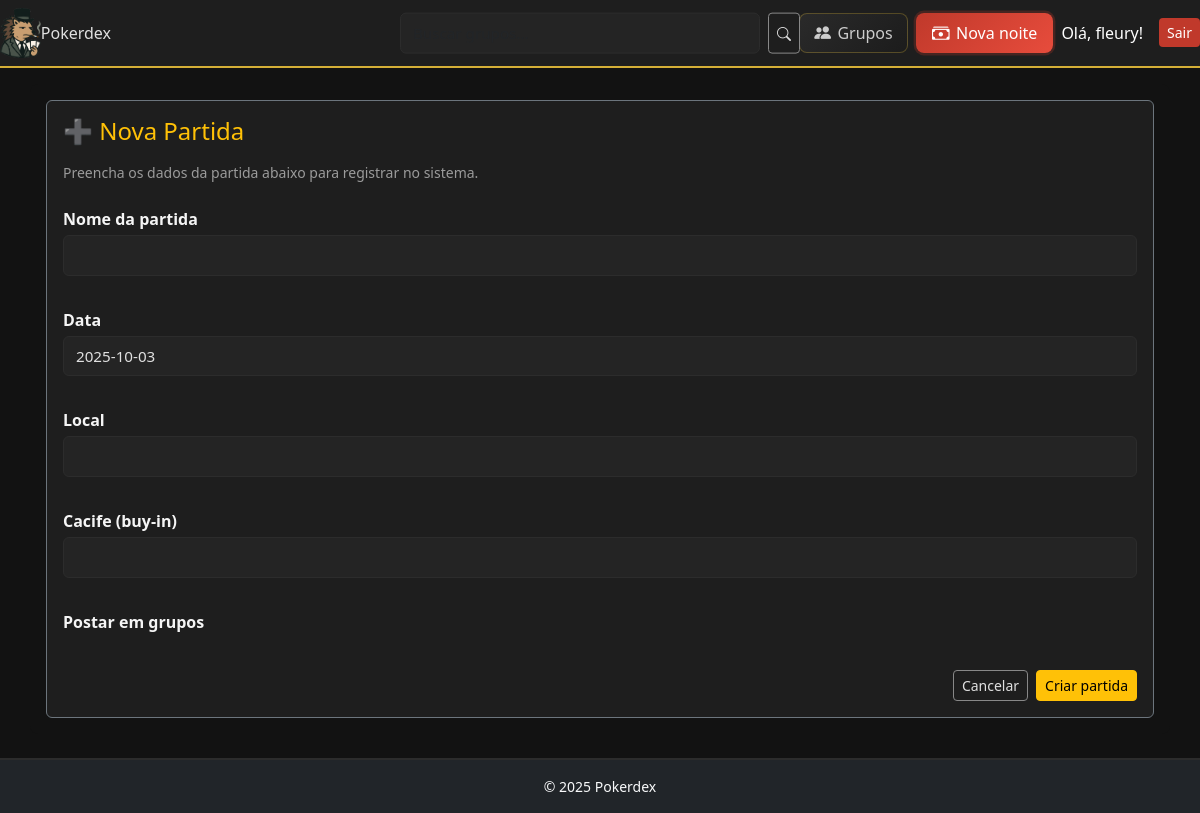
Before: /create/game (signed in) with the older database file.
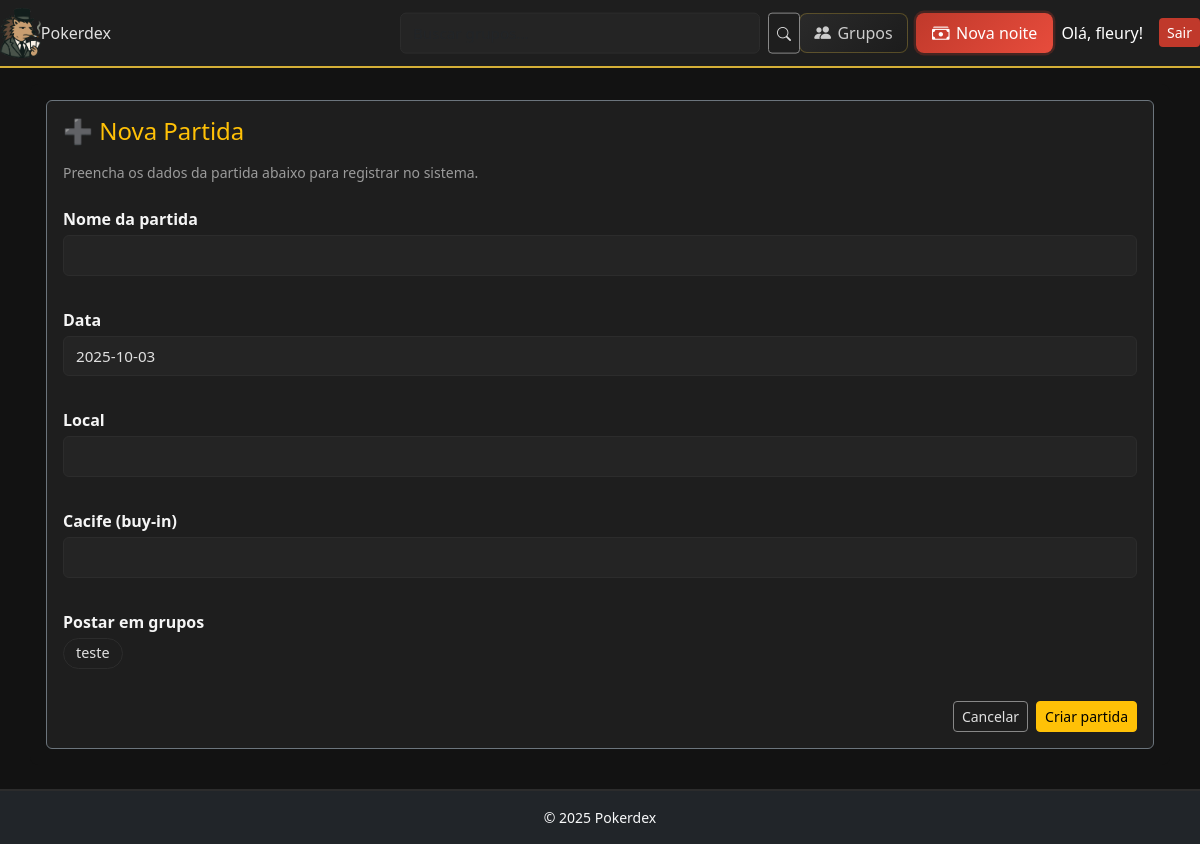
After: the same page with the newer database file.
### core/models.py (models this page shows, shortened)
class Group(models.Model):
    name = models.CharField(max_length=120, unique=True)
    slug = models.SlugField(max_length=140, unique=True, blank=False)
    description = models.TextField(blank=True)
    created_by = models.ForeignKey(User, on_delete=models.PROTECT, related_name="groups_created")
    created_at = models.DateTimeField(default=timezone.now)
    class Meta:
        ordering = ["name"]
    def __str__(self):
        return self.name

### core/views.py (the view)
# urls.py: path('create/game', views.game_create_view, name='game_create'),
@login_required
def game_create_view(request):
    if request.method == "POST":
        form = GameForm(request.POST, user=request.user)
        group_ids = request.POST.getlist("groups")
        if not group_ids:
            messages.error(request, "Selecione pelo menos um grupo.")
        elif form.is_valid():
            game = form.save(commit=False)
            game.created_by = request.user
            game.save()
            for gid in group_ids:
                group = Group.objects.filter(pk=gid).first()
                if group:
                    GamePost.objects.get_or_create(game=game, group=group, defaults={"posted_by": request.user})
            messages.success(request, "Partida criada!")
            return HttpResponseRedirect(reverse("core:game_detail", args=[game.pk]))
    else:
        form = GameForm(user=request.user)
    groups = [gm.group for gm in GroupMembership.objects.filter(user=request.user)]
    return render(request, "game_create.html", {"form": form, "groups": groups})

### core/forms.py (shortened to what this page needs)
class GameForm(forms.ModelForm):
    groups = forms.ModelMultipleChoiceField(
        queryset=Group.objects.none(),
        widget=forms.CheckboxSelectMultiple,
        required=True,
        label="",
    )
    class Meta:
        model = Game
        fields = ["title", "date", "location", "buy_in"]
    def __init__(self, *args, user=None, **kwargs):
        super().__init__(*args, **kwargs)
        self.fields["groups"].queryset = Group.objects.filter(
            id__in=GroupMembership.objects.filter(user=user).values_list("group_id", flat=True)
        )
        if self.fields["groups"].queryset.exists():
            self.fields["groups"].label = "Postar em grupos"

### core/templates/game_create.html (shortened to what this page needs)
{% extends "base.html" %}
{% block content %}
<div class="card bg-dark border-secondary text-light">
  <div class="card-body">
    <h1 class="h4 text-warning mb-3">➕ Nova Partida</h1>
    <p class="text-muted small mb-4">
      Preencha os dados da partida abaixo para registrar no sistema.
    </p>
<form method="post" class="d-flex flex-column gap-3">
  {% for field in form %}
    {% if field.name == "groups" %}
      <div class="mb-3">
        <label class="form-label">Postar em grupos</label>
        <div class="toggle-group d-flex flex-wrap gap-2">
        {% for cb in field %}
          <label for="{{ cb.id_for_label }}" class="toggle-btn">
            {{ cb.choice_label }}
          </label>
        {% endfor %}
        </div>
      </div>
    {% else %}
      <div class="mb-3">
        <label class="form-label">{{ field.label }}</label>
        {{ field }}
      </div>
    {% endif %}
  {% endfor %}
  <div class="d-flex justify-content-end">
    <a href="{% url 'core:group_list' %}" class="btn btn-sm btn-outline-light me-2">Cancelar</a>
    <button type="submit" class="btn btn-sm btn-warning">Criar partida</button>
  </div>
</form>
  </div>
</div>
{% endblock %}

Changed rows visible on the page:
added Group: choice_label "teste"
